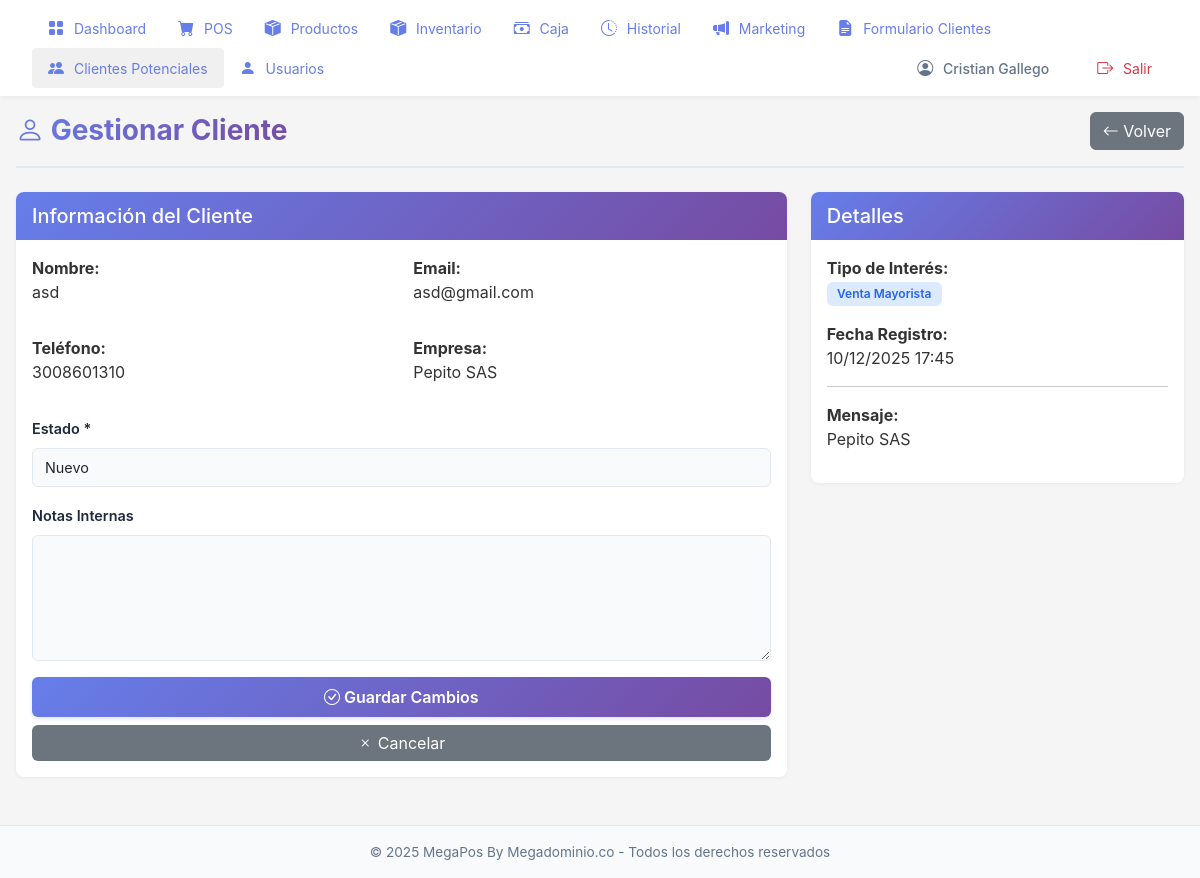
The app's page /clientes-potenciales/1/ (signed in) with its own data.
### pos/models.py (models this page shows, shortened)
class ClientePotencial(models.Model):
    TIPOS_INTERES = [
        ('mayorista', 'Venta Mayorista'),
        ('web', 'Venta Web'),
        ('ambos', 'Ambos'),
    ]
    ESTADOS = [
        ('nuevo', 'Nuevo'),
        ('contactado', 'Contactado'),
        ('en_proceso', 'En Proceso'),
        ('convertido', 'Convertido'),
        ('descartado', 'Descartado'),
    ]
    nombre = models.CharField(max_length=200, verbose_name='Nombre Completo')
    email = models.EmailField(verbose_name='Email')
    telefono = models.CharField(
        max_length=20,
        null=True,
        blank=True,
        verbose_name='Teléfono'
    )
    tipo_interes = models.CharField(
        max_length=20,
        choices=TIPOS_INTERES,
        default='mayorista',
        verbose_name='Tipo de Interés'
    )
    empresa = models.CharField(
        max_length=200,
        null=True,
        blank=True,
        verbose_name='Empresa'
    )
    mensaje = models.TextField(
        null=True,
        blank=True,
        verbose_name='Mensaje o Comentarios'
    )
    estado = models.CharField(
        max_length=20,
        choices=ESTADOS,
        default='nuevo',
        db_index=True,
        verbose_name='Estado'
    )
    fecha_registro = models.DateTimeField(
        default=timezone.now,
        db_index=True,
        verbose_name='Fecha de Registro'
    )
    fecha_contacto = models.DateTimeField(
        null=True,
        blank=True,
        verbose_name='Fecha de Contacto'
    )
    notas_internas = models.TextField(
        null=True,
        blank=True,
        verbose_name='Notas Internas',
        help_text='Notas privadas para el equipo'
    )
    usuario_contacto = models.ForeignKey(
        User,
        on_delete=models.SET_NULL,
        related_name='clientes_contactados',
        null=True,
        blank=True,
        verbose_name='Usuario que Contactó'
    )
    class Meta:
        verbose_name = 'Cliente Potencial'
        verbose_name_plural = 'Clientes Potenciales'
        ordering = ['-fecha_registro']
        indexes = [
            models.Index(fields=['-fecha_registro', 'estado']),
            models.Index(fields=['tipo_interes', 'estado']),
            models.Index(fields=['email']),
        ]

### pos/views.py (the view, shortened to what this page needs)
# urls.py: path('clientes-potenciales/<int:cliente_id>/', views.gestionar_cliente_view, name='gestionar_cliente'),
@login_required
def gestionar_cliente_view(request, cliente_id):
    cliente = get_object_or_404(ClientePotencial, id=cliente_id)
    context = {'cliente': cliente}
    return render(request, 'pos/gestionar_cliente.html', context)

### pos/context_processors.py (called while the page is built)
def sistema_info(request):
    return {
        'SISTEMA_NOMBRE': 'MegaPos By Megadominio.co',
        'SISTEMA_VERSION': '1.0',
        'DEBUG': settings.DEBUG,
    }

### pos/templates/pos/gestionar_cliente.html (shortened to what this page needs)
{% extends 'pos/base.html' %}
{% block content %}
<div class="page-container">
    <div class="page-header">
        <h1><i class="bi bi-person"></i> Gestionar Cliente</h1>
        <a href="{% url 'pos:clientes_potenciales' %}" class="btn btn-secondary">
            <i class="bi bi-arrow-left"></i> Volver
        </a>
    </div>
    <div class="row">
        <div class="col-md-8">
            <div class="card-modern">
                <div class="card-header">
                    <h5 class="mb-0">Información del Cliente</h5>
                </div>
                <div class="card-body">
                    <form method="post">
                        <div class="row mb-3">
                            <div class="col-md-6">
                                <p><strong>Nombre:</strong><br>{{ cliente.nombre }}</p>
                            </div>
                            <div class="col-md-6">
                                <p><strong>Email:</strong><br>{{ cliente.email }}</p>
                            </div>
                        </div>
                        <div class="row mb-3">
                            <div class="col-md-6">
                                <p><strong>Teléfono:</strong><br>{{ cliente.telefono|default:"N/A" }}</p>
                            </div>
                            <div class="col-md-6">
                                <p><strong>Empresa:</strong><br>{{ cliente.empresa|default:"N/A" }}</p>
                            </div>
                        </div>
                        <div class="form-group-modern">
                            <label class="form-label-modern">Estado *</label>
                            <select class="form-select form-control-modern" name="estado" required>
                                <option value="nuevo" {% if cliente.estado == 'nuevo' %}selected{% endif %}>Nuevo</option>
                            </select>
                        </div>
                        <div class="form-group-modern">
                            <label class="form-label-modern">Notas Internas</label>
                            <textarea class="form-control form-control-modern" name="notas_internas" rows="5">{{ cliente.notas_internas|default:'' }}</textarea>
                        </div>
                        <div class="d-grid gap-2">
                            <button type="submit" class="btn btn-primary-pos">
                                <i class="bi bi-check-circle"></i> Guardar Cambios
                            </button>
                            <a href="{% url 'pos:clientes_potenciales' %}" class="btn" style="background: #6c757d; color: white; border: none;">
                                <i class="bi bi-x"></i> Cancelar
                            </a>
                        </div>
                    </form>
                </div>
            </div>
        </div>
        <div class="col-md-4">
            <div class="card-modern">
                <div class="card-header">
                    <h5 class="mb-0">Detalles</h5>
                </div>
                <div class="card-body">
                    <p><strong>Tipo de Interés:</strong><br><span class="badge badge-modern badge-info-modern">{{ cliente.get_tipo_interes_display }}</span></p>
                    <p><strong>Fecha Registro:</strong><br>{{ cliente.fecha_registro|date:"d/m/Y H:i" }}</p>
                    {% if cliente.mensaje %}
                    <hr>
                    <p><strong>Mensaje:</strong><br>{{ cliente.mensaje }}</p>
                    {% endif %}
                </div>
            </div>
        </div>
    </div>
</div>
{% endblock %}

### pos/templates/pos/base.html (shortened to what this page needs)
<!DOCTYPE html>
<html lang="es">
<head>
    <link href="https://cdn.jsdelivr.net/npm/bootstrap@5.3.0/dist/css/bootstrap.min.css" rel="stylesheet">
    <link rel="stylesheet" href="https://cdn.jsdelivr.net/npm/bootstrap-icons@1.11.0/font/bootstrap-icons.css">
</head>
<body>
    {% load humanize %}
    {% if user.is_authenticated %}
    <nav class="top-nav">
        <ul class="nav-menu">
            <li class="nav-item">
                <a href="{% url 'pos:home' %}" class="nav-link-custom {% if request.path == '/' %}active{% endif %}">
                    <i class="bi bi-grid-fill"></i> Dashboard
                </a>
            </li>
            <li class="nav-item">
                <a href="{% url 'pos:vender' %}" class="nav-link-custom {% if 'vender' in request.path %}active{% endif %}">
                    <i class="bi bi-cart-fill"></i> POS
                </a>
            </li>
            <li class="nav-item">
                <a href="{% url 'pos:productos' %}" class="nav-link-custom {% if 'productos' in request.path %}active{% endif %}">
                    <i class="bi bi-box-seam-fill"></i> Productos
                </a>
            </li>
            <li class="nav-item">
                <a href="{% url 'pos:inventario' %}" class="nav-link-custom {% if 'inventario' in request.path or 'ingreso-mercancia' in request.path or 'salida-mercancia' in request.path %}active{% endif %}">
                    <i class="bi bi-box-seam-fill"></i> Inventario
                </a>
            </li>
            <li class="nav-item">
                <a href="{% url 'pos:caja' %}" class="nav-link-custom {% if 'caja' in request.path and 'caja-gastos' not in request.path %}active{% endif %}">
                    <i class="bi bi-cash-stack"></i> Caja
                </a>
            </li>
            <li class="nav-item">
                <a href="{% url 'pos:lista_ventas' %}" class="nav-link-custom {% if 'ventas' in request.path or 'historial' in request.path %}active{% endif %}">
                    <i class="bi bi-clock-history"></i> Historial
                </a>
            </li>
            <li class="nav-item">
                <a href="{% url 'pos:marketing' %}" class="nav-link-custom {% if 'marketing' in request.path %}active{% endif %}">
                    <i class="bi bi-megaphone-fill"></i> Marketing
                </a>
            </li>
            <li class="nav-item">
                <a href="{% url 'pos:formulario_clientes' %}" class="nav-link-custom {% if 'formulario-clientes' in request.path %}active{% endif %}">
                    <i class="bi bi-file-earmark-text-fill"></i> Formulario Clientes
                </a>
            </li>
            <li class="nav-item">
                <a href="{% url 'pos:clientes_potenciales' %}" class="nav-link-custom {% if 'clientes-potenciales' in request.path %}active{% endif %}">
                    <i class="bi bi-people-fill"></i> Clientes Potenciales
                </a>
            </li>
            {% if user.is_staff %}
            <li class="nav-item">
                <a href="{% url 'pos:usuarios' %}" class="nav-link-custom {% if 'usuarios' in request.path %}active{% endif %}">
                    <i class="bi bi-person-fill"></i> Usuarios
                </a>
            </li>
            {% endif %}
            <li class="nav-item ms-auto" style="display: flex; align-items: center; gap: 1rem;">
                <span class="nav-link-custom" style="color: #64748b; font-weight: 500; cursor: default;">
                    <i class="bi bi-person-circle"></i> {{ user.get_full_name|default:user.username }}
                </span>
                <a href="#" class="nav-link-custom text-danger" id="logout-link">
                    <i class="bi bi-box-arrow-right"></i> Salir
                </a>
            </li>
        </ul>
    </nav>
    <div class="main-container">
        {% block content %}{% endblock %}
    </div>
    {% else %}
    <div class="container">
        {% block full_content %}{% endblock %}
    </div>
    {% endif %}
    {% if user.is_authenticated %}
    <footer style="background: #f8fafc; border-top: 1px solid #e2e8f0; padding: 1rem; text-align: center; color: #64748b; font-size: 0.85rem; margin-top: 2rem;">
        <p style="margin: 0;">
            &copy; {% now "Y" %} MegaPos By Megadominio.co - Todos los derechos reservados
        </p>
    </footer>
    {% endif %}
</body>
</html>

### pos/templates/pos/base.html (style rules this page uses)
* { margin: 0; padding: 0; box-sizing: border-box; }
body { font-family: -apple-system, BlinkMacSystemFont, 'Segoe UI', Roboto, Oxygen, Ubuntu, sans-serif; background: #f5f5f5; color: #333; margin: 0; padding: 0; width: 100%; overflow-x: hidden; }
.top-nav { background: white; box-shadow: 0 2px 5px rgba(0,0,0,0.05); padding: 0.5rem 2rem; position: sticky; top: 0; z-index: 1000; }
.nav-menu { display: flex; list-style: none; margin: 0; padding: 0; flex-wrap: wrap; }
.nav-item { flex: 0 0 auto; }
.nav-link-custom { display: inline-block; padding: 0.5rem 1rem; color: #667eea; text-decoration: none; border-radius: 4px; transition: background 0.2s; white-space: nowrap; font-size: 14px; }
.nav-link-custom:hover, .nav-link-custom.active { background: #f0f0f0; }
.nav-link-custom i { margin-right: 6px; font-size: 16px; }
.main-container { padding: 0; margin: 0; width: 100%; box-sizing: border-box; }
.card-modern { background: white; border-radius: 8px; box-shadow: 0 1px 4px rgba(0,0,0,0.05); border: none; overflow: hidden; }
.card-modern .card-header { background: linear-gradient(135deg, #667eea 0%, #764ba2 100%); color: white; padding: 0.75rem 1rem; border: none; font-weight: 600; }
.card-modern .card-body { padding: 1rem; }
.btn-primary-pos { background: linear-gradient(135deg, #667eea 0%, #764ba2 100%); color: white; border: none; border-radius: 6px; padding: 0.5rem 1rem; font-weight: 600; transition: all 0.2s ease; box-shadow: 0 2px 4px rgba(102, 126, 234, 0.2); }
.form-control-modern { border: 1px solid #e2e8f0; border-radius: 6px; padding: 0.5rem 0.75rem; font-size: 0.9rem; transition: all 0.2s ease; background: #f8fafc; }
.badge-modern { padding: 0.35rem 0.65rem; border-radius: 6px; font-weight: 600; font-size: 0.75rem; }
.badge-info-modern { background: #dbeafe; color: #2563eb; }
.page-container { padding: 1rem; max-width: 1400px; margin: 0 auto; }
.page-header { display: flex; justify-content: space-between; align-items: center; margin-bottom: 1.5rem; padding-bottom: 1rem; border-bottom: 2px solid #e2e8f0; }
.page-header h1 { font-size: 1.75rem; font-weight: 700; background: linear-gradient(135deg, #667eea 0%, #764ba2 100%); -webkit-background-clip: text; -webkit-text-fill-color: transparent; background-clip: text; margin: 0; }
.form-group-modern { margin-bottom: 1rem; }
.form-label-modern { font-weight: 600; color: #1e293b; font-size: 0.9rem; margin-bottom: 0.5rem; }
.form-control, .form-select { border: 1px solid #e2e8f0; border-radius: 6px; padding: 0.5rem 0.75rem; transition: all 0.2s ease; }
.card-header { background: linear-gradient(135deg, #667eea 0%, #764ba2 100%); color: white; border: none; font-weight: 600; padding: 0.75rem 1rem; }
.badge { padding: 0.35rem 0.65rem; border-radius: 6px; font-weight: 600; }

### records on screen
ClientePotencial: nombre "asd", email "asd@gmail.com", telefono "3008601310", empresa "Pepito SAS", estado "Nuevo", tipo_interes "Venta Mayorista", fecha_registro "10/12/2025 17:45", mensaje "Pepito SAS"

### other values on screen
{{ user.get_full_name|default:user.username }} "Cristian Gallego"
